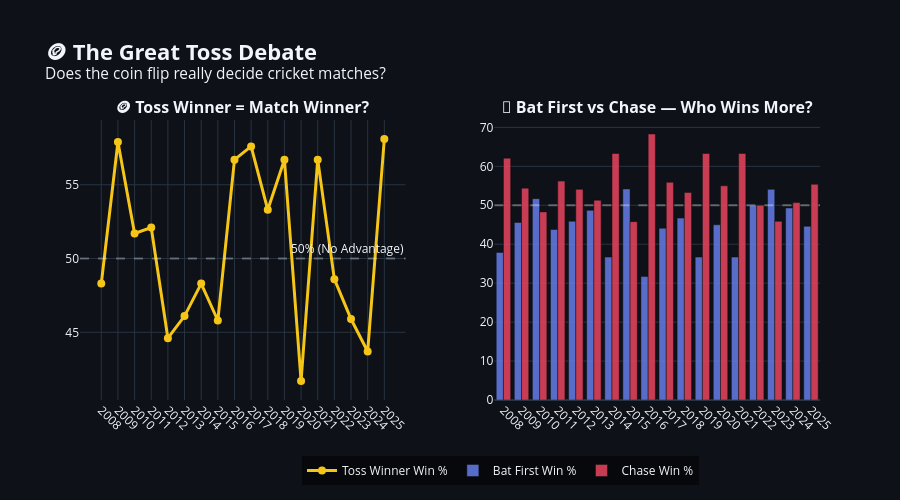

Notebook code cell kept with this figure:
### Markdown cell above
---

## 🪙 Part 3: The Great Toss Debate — Myth or Reality?

> **Question:** Does winning the toss actually help? Has the advantage of batting first vs chasing changed over the years?

This is one of cricket's most debated topics. Captains routinely say "We'll have a bowl first." But does the data back up the chasing preference?

### Code cell
# ============================================================
# 🪙 Toss Winner = Match Winner?
# ============================================================

toss_analysis = matches[matches['winner'] != ''].copy()
toss_analysis['toss_winner_won'] = toss_analysis['toss_winner'] == toss_analysis['winner']

toss_by_season = toss_analysis.groupby('season').agg(
    total=('match_id', 'count'),
    toss_wins=('toss_winner_won', 'sum'),
).reset_index()
toss_by_season['season_int'] = toss_by_season['season'].astype(int)
toss_by_season = toss_by_season.sort_values('season_int')
toss_by_season['toss_win_pct'] = (toss_by_season['toss_wins'] / toss_by_season['total'] * 100).round(1)

# Batting first vs Chasing win rates
chase_analysis = matches[(matches['winner'] != '') & (matches['batting_first_team'] != '')].copy()
batting_first_wins = chase_analysis.groupby('season').agg(
    total=('match_id', 'count'),
    bat_first_wins=('batting_first_won', 'sum'),
).reset_index()
batting_first_wins['season_int'] = batting_first_wins['season'].astype(int)
batting_first_wins = batting_first_wins.sort_values('season_int')
batting_first_wins['bat_first_pct'] = (batting_first_wins['bat_first_wins'] / batting_first_wins['total'] * 100).round(1)
batting_first_wins['chase_pct'] = (100 - batting_first_wins['bat_first_pct']).round(1)

# Dual chart
fig = make_subplots(
    rows=1, cols=2,
    subplot_titles=[
        '<b>🪙 Toss Winner = Match Winner?</b>',
        '<b>🏏 Bat First vs Chase — Who Wins More?</b>'
    ],
    horizontal_spacing=0.12
)

# Toss advantage
fig.add_trace(
    go.Scatter(
        x=toss_by_season['season'],
        y=toss_by_season['toss_win_pct'],
        mode='lines+markers',
        line=dict(color='#f5c518', width=3),
        marker=dict(size=8, color='#f5c518'),
        name='Toss Winner Win %',
        showlegend=True,
    ),
    row=1, col=1
)
fig.add_hline(y=50, line_dash='dash', line_color='rgba(255,255,255,0.3)',
              annotation_text='50% (No Advantage)', row=1, col=1)

# Bat first vs Chase
fig.add_trace(
    go.Bar(
        x=batting_first_wins['season'],
        y=batting_first_wins['bat_first_pct'],
        name='Bat First Win %',
        marker_color='#667eea',
        opacity=0.85,
    ),
    row=1, col=2
)
fig.add_trace(
    go.Bar(
        x=batting_first_wins['season'],
        y=batting_first_wins['chase_pct'],
        name='Chase Win %',
        marker_color='#e94560',
        opacity=0.85,
    ),
    row=1, col=2
)
fig.add_hline(y=50, line_dash='dash', line_color='rgba(255,255,255,0.3)', row=1, col=2)

fig.update_layout(
    title=dict(
        text='<b>🪙 The Great Toss Debate</b><br><sup>Does the coin flip really decide cricket matches?</sup>',
        font=dict(size=22),
    ),
    template='plotly_dark',
    paper_bgcolor='#0e1117',
    plot_bgcolor='#0e1117',
    height=500,
    barmode='group',
    legend=dict(x=0.3, y=-0.2, orientation='h', bgcolor='rgba(0,0,0,0.5)'),
    margin=dict(t=120, b=100),
)
fig.update_xaxes(tickangle=45)
fig.show()

### Figure 1 — Plotly figure (JSON) as saved in the notebook; plotly's stock layout.template omitted (floating-point values rounded to 4 significant figures)
{"data": [{"line": {"color": "#f5c518", "width": 3}, "marker": {"color": "#f5c518", "size": 8}, "mode": "lines+markers", "name": "Toss Winner Win %", "showlegend": true, "type": "scatter", "x": ["2008", "2009", "2010", "2011", "2012", "2013", "2014", "2015", "2016", "2017", "2018", "2019", "2020", "2021", "2022", "2023", "2024", "2025"], "xaxis": "x", "y": [48.3, 57.9, 51.7, 52.1, 44.6, 46.1, 48.3, 45.8, 56.7, 57.6, 53.3, 56.7, 41.7, 56.7, 48.6, 45.9, 43.7, 58.1], "yaxis": "y"}, {"marker": {"color": "#667eea"}, "name": "Bat First Win %", "opacity": 0.85, "type": "bar", "x": ["2008", "2009", "2010", "2011", "2012", "2013", "2014", "2015", "2016", "2017", "2018", "2019", "2020", "2021", "2022", "2023", "2024", "2025"], "xaxis": "x2", "y": [37.9, 45.6, 51.7, 43.8, 45.9, 48.7, 36.7, 54.2, 31.7, 44.1, 46.7, 36.7, 45.0, 36.7, 50.0, 54.1, 49.3, 44.6], "yaxis": "y2"}, {"marker": {"color": "#e94560"}, "name": "Chase Win %", "opacity": 0.85, "type": "bar", "x": ["2008", "2009", "2010", "2011", "2012", "2013", "2014", "2015", "2016", "2017", "2018", "2019", "2020", "2021", "2022", "2023", "2024", "2025"], "xaxis": "x2", "y": [62.1, 54.4, 48.3, 56.2, 54.1, 51.3, 63.3, 45.8, 68.3, 55.9, 53.3, 63.3, 55.0, 63.3, 50.0, 45.9, 50.7, 55.4], "yaxis": "y2"}], "layout": {"annotations": [{"font": {"size": 16}, "showarrow": false, "text": "<b>🪙 Toss Winner = Match Winner?</b>", "x": 0.22, "xanchor": "center", "xref": "paper", "y": 1.0, "yanchor": "bottom", "yref": "paper"}, {"font": {"size": 16}, "showarrow": false, "text": "<b>🏏 Bat First vs Chase — Who Wins More?</b>", "x": 0.78, "xanchor": "center", "xref": "paper", "y": 1.0, "yanchor": "bottom", "yref": "paper"}, {"showarrow": false, "text": "50% (No Advantage)", "x": 1, "xanchor": "right", "xref": "x domain", "y": 50, "yanchor": "bottom", "yref": "y"}], "barmode": "group", "height": 500, "legend": {"bgcolor": "rgba(0,0,0,0.5)", "orientation": "h", "x": 0.3, "y": -0.2}, "margin": {"b": 100, "t": 120}, "paper_bgcolor": "#0e1117", "plot_bgcolor": "#0e1117", "shapes": [{"line": {"color": "rgba(255,255,255,0.3)", "dash": "dash"}, "type": "line", "x0": 0, "x1": 1, "xref": "x domain", "y0": 50, "y1": 50, "yref": "y"}, {"line": {"color": "rgba(255,255,255,0.3)", "dash": "dash"}, "type": "line", "x0": 0, "x1": 1, "xref": "x2 domain", "y0": 50, "y1": 50, "yref": "y2"}], "title": {"font": {"size": 22}, "text": "<b>🪙 The Great Toss Debate</b><br><sup>Does the coin flip really decide cricket matches?</sup>"}, "xaxis": {"anchor": "y", "domain": [0.0, 0.44], "tickangle": 45}, "xaxis2": {"anchor": "y2", "domain": [0.56, 1.0], "tickangle": 45}, "yaxis": {"anchor": "x", "domain": [0.0, 1.0]}, "yaxis2": {"anchor": "x2", "domain": [0.0, 1.0]}}}
